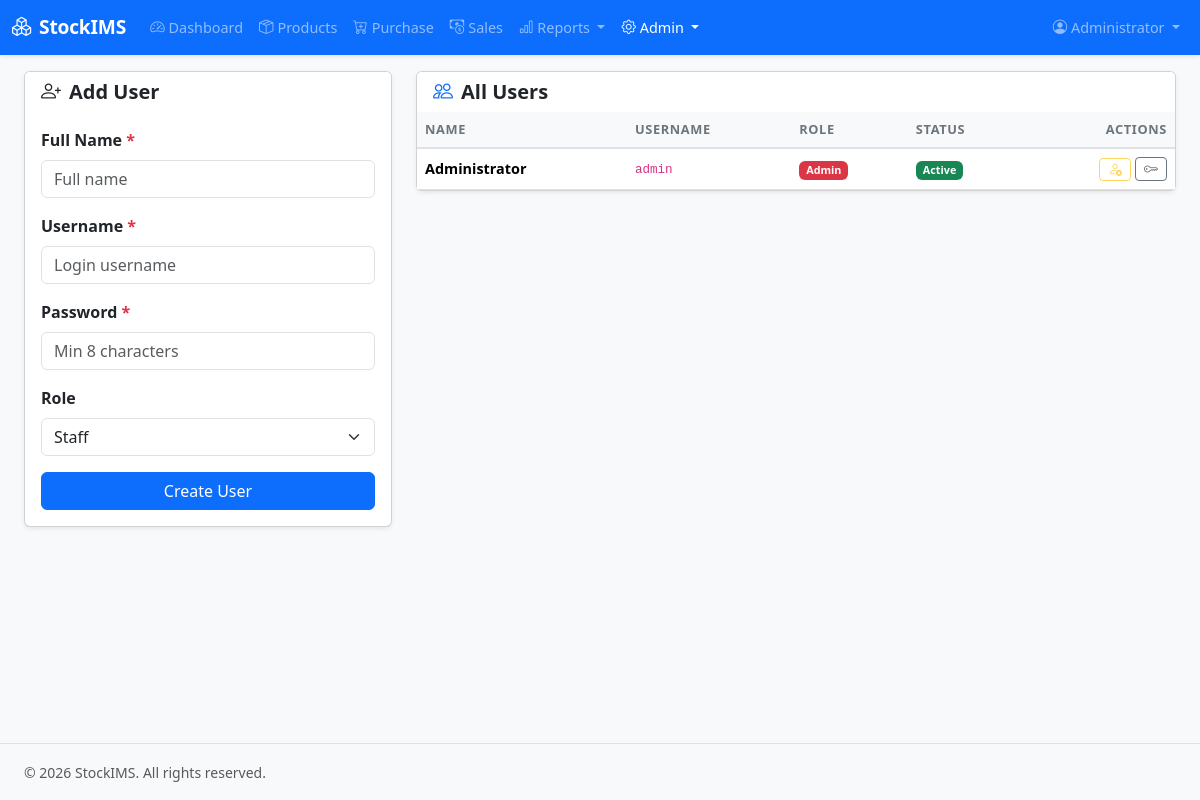
The page /pages/users.php (signed in) on the database its author committed.
### tables this page shows
CREATE TABLE IF NOT EXISTS `users` (
  `id`         INT UNSIGNED    NOT NULL AUTO_INCREMENT,
  `name`       VARCHAR(100)    NOT NULL,
  `username`   VARCHAR(60)     NOT NULL UNIQUE,
  `password`   VARCHAR(255)    NOT NULL,
  `role`       ENUM('admin','staff') NOT NULL DEFAULT 'staff',
  `is_active`  TINYINT(1)      NOT NULL DEFAULT 1,
  `created_at` TIMESTAMP       NOT NULL DEFAULT CURRENT_TIMESTAMP,
  `updated_at` TIMESTAMP       NOT NULL DEFAULT CURRENT_TIMESTAMP ON UPDATE CURRENT_TIMESTAMP,
  PRIMARY KEY (`id`)
);

### includes/auth.php (called while the page is built, shortened)
<?php
function current_user(): ?array {
    return $_SESSION['user'] ?? null;
}
function is_admin(): bool {
    return ($_SESSION['user']['role'] ?? '') === 'admin';
}
function h(string $value): string {
    return htmlspecialchars($value, ENT_QUOTES, 'UTF-8');
}

### includes/db.php (called while the page is built, shortened)
<?php
require_once __DIR__ . '/auth.php';
function get_db(): mysqli {
    static $conn = null;
    if ($conn !== null) return $conn;
    $conn = new mysqli(DB_HOST, DB_USER, DB_PASS, DB_NAME, (int)DB_PORT);
    $conn->set_charset('utf8mb4');
    return $conn;
}
function db_query(string $sql, string $types = '', array $params = []): mysqli_result|bool {
    $conn = get_db();
    if (empty($params)) {
        return $conn->query($sql);
    }
    $stmt = $conn->prepare($sql);
    $stmt->bind_param($types, ...$params);
    $stmt->execute();
    $result = $stmt->get_result();
    return $result ?: true;
}
function db_fetch_all(string $sql, string $types = '', array $params = []): array {
    $result = db_query($sql, $types, $params);
    $rows = [];
    while ($row = $result->fetch_assoc()) {
        $rows[] = $row;
    }
    return $rows;
}

### pages/users.php (the view, shortened to what this page needs)
<?php
require_once __DIR__ . '/../includes/db.php';
$users = db_fetch_all("SELECT id, name, username, role, is_active, created_at FROM users ORDER BY created_at DESC");
require_once __DIR__ . '/../includes/header.php';
?>
<div class="row g-4">
  <div class="col-lg-4">
    <div class="card shadow-sm">
      <div class="card-header bg-white border-0"><h5 class="fw-bold mb-0"><i class="bi bi-person-plus me-2"></i>Add User</h5></div>
      <div class="card-body">
        <form method="post">
          <div class="mb-3">
            <label class="form-label fw-semibold">Full Name <span class="text-danger">*</span></label>
            <input type="text" name="name" class="form-control" required placeholder="Full name">
          </div>
          <div class="mb-3">
            <label class="form-label fw-semibold">Username <span class="text-danger">*</span></label>
            <input type="text" name="username" class="form-control" required placeholder="Login username">
          </div>
          <div class="mb-3">
            <label class="form-label fw-semibold">Password <span class="text-danger">*</span></label>
            <input type="password" name="password" class="form-control" required minlength="8" placeholder="Min 8 characters">
          </div>
          <div class="mb-3">
            <label class="form-label fw-semibold">Role</label>
            <select name="role" class="form-select">
              <option value="staff">Staff</option>
            </select>
          </div>
          <button type="submit" class="btn btn-primary w-100">Create User</button>
        </form>
      </div>
    </div>
  </div>
  <div class="col-lg-8">
    <div class="card shadow-sm">
      <div class="card-header bg-white border-0"><h5 class="fw-bold mb-0"><i class="bi bi-people me-2 text-primary"></i>All Users</h5></div>
      <div class="card-body p-0">
        <table class="table table-hover mb-0">
          <thead class="table-light">
            <tr><th>Name</th><th>Username</th><th>Role</th><th>Status</th><th class="text-end">Actions</th></tr>
          </thead>
          <tbody>
            <?php foreach ($users as $u): ?>
            <tr>
              <td class="fw-semibold small"><?= htmlspecialchars($u['name']) ?></td>
              <td class="small"><code><?= htmlspecialchars($u['username']) ?></code></td>
              <td><span class="badge bg-<?= $u['role'] === 'admin' ? 'danger' : 'secondary' ?>"><?= ucfirst($u['role']) ?></span></td>
              <td><span class="badge bg-<?= $u['is_active'] ? 'success' : 'secondary' ?>"><?= $u['is_active'] ? 'Active' : 'Inactive' ?></span></td>
              <td class="text-end">
                <div class="d-flex justify-content-end gap-1">
                  <form method="post" class="d-inline">
                    <button type="submit" class="btn btn-sm btn-outline-<?= $u['is_active'] ? 'warning' : 'success' ?> py-0 px-2"
                      <?= $u['id'] == ($_SESSION['user_id'] ?? 0) ? 'disabled' : '' ?>
                      title="<?= $u['is_active'] ? 'Deactivate' : 'Activate' ?>">
                      <i class="bi bi-<?= $u['is_active'] ? 'person-x' : 'person-check' ?>"></i>
                    </button>
                  </form>
                  <button class="btn btn-sm btn-outline-secondary py-0 px-2"
                    data-bs-toggle="modal" data-bs-target="#resetPwdModal"
                    data-id="<?= $u['id'] ?>" data-name="<?= htmlspecialchars($u['name'], ENT_QUOTES) ?>"
                    title="Reset Password"><i class="bi bi-key"></i></button>
                </div>
              </td>
            </tr>
            <?php endforeach; ?>
          </tbody>
        </table>
      </div>
    </div>
  </div>
</div>
<?php require_once __DIR__ . '/../includes/footer.php'; ?>

### includes/header.php (shortened to what this page needs)
<?php
require_once __DIR__ . '/auth.php';
$user = current_user();
function nav_active(string $page): string {
    $current = basename($_SERVER['PHP_SELF'], '.php');
    return $current === $page ? 'active' : '';
}
?>
<!DOCTYPE html>
<html lang="en" data-bs-theme="light">
<head>
    <link href="https://cdn.jsdelivr.net/npm/bootstrap@5.3.3/dist/css/bootstrap.min.css" rel="stylesheet">
    <link href="https://cdn.jsdelivr.net/npm/bootstrap-icons@1.11.3/font/bootstrap-icons.min.css" rel="stylesheet">
    <link href="/assets/css/app.css" rel="stylesheet">
</head>
<body>
<nav class="navbar navbar-expand-lg navbar-dark bg-primary sticky-top shadow-sm">
  <div class="container-fluid">
    <a class="navbar-brand fw-bold" href="/dashboard.php">
      <i class="bi bi-boxes me-2"></i><?= APP_NAME ?>
    </a>
    <div class="collapse navbar-collapse" id="navMain">
      <ul class="navbar-nav me-auto mb-2 mb-lg-0">
        <li class="nav-item">
          <a class="nav-link <?= nav_active('dashboard') ?>" href="/dashboard.php">
            <i class="bi bi-speedometer2 me-1"></i>Dashboard
          </a>
        </li>
        <li class="nav-item">
          <a class="nav-link <?= nav_active('products') ?>" href="/pages/products.php">
            <i class="bi bi-box-seam me-1"></i>Products
          </a>
        </li>
        <li class="nav-item">
          <a class="nav-link <?= nav_active('purchase') ?>" href="/pages/purchase.php">
            <i class="bi bi-cart-plus me-1"></i>Purchase
          </a>
        </li>
        <li class="nav-item">
          <a class="nav-link <?= nav_active('sales') ?>" href="/pages/sales.php">
            <i class="bi bi-cash-coin me-1"></i>Sales
          </a>
        </li>
        <li class="nav-item dropdown">
          <a class="nav-link dropdown-toggle <?= in_array(nav_active('sales_report') ?: nav_active('purchase_report'), ['active']) ? 'active' : '' ?>" href="#" data-bs-toggle="dropdown">
            <i class="bi bi-bar-chart me-1"></i>Reports
          </a>
        </li>
        <?php if (is_admin()): ?>
        <li class="nav-item dropdown">
          <a class="nav-link dropdown-toggle <?= nav_active('users') === 'active' || nav_active('categories') === 'active' || nav_active('suppliers') === 'active' ? 'active' : '' ?>" href="#" data-bs-toggle="dropdown">
            <i class="bi bi-gear me-1"></i>Admin
          </a>
        </li>
        <?php endif; ?>
      </ul>
      <ul class="navbar-nav ms-auto">
        <?php
        require_once __DIR__ . '/db.php';
        ?>
        <li class="nav-item dropdown">
          <a class="nav-link dropdown-toggle" href="#" data-bs-toggle="dropdown">
            <i class="bi bi-person-circle me-1"></i><?= h($user['name'] ?? 'User') ?>
          </a>
        </li>
      </ul>
    </div>
  </div>
</nav>
<div class="container-fluid py-3 px-4">

### assets/css/app.css (style rules this page uses)
body { min-height: 100vh; display: flex; flex-direction: column; background-color: #f8f9fa; font-family: 'Segoe UI', system-ui, -apple-system, sans-serif; }
.container-fluid { flex: 1; }
.table th { font-weight: 600; font-size: 0.8rem; text-transform: uppercase; letter-spacing: 0.05em; color: #6c757d; border-bottom: 2px solid #dee2e6; white-space: nowrap; }
.table td { vertical-align: middle; font-size: 0.9rem; }
.navbar-brand { font-size: 1.2rem; letter-spacing: -0.01em; }
.nav-link { font-size: 0.9rem; }

### rows shown on the page
users: name "Administrator", username "admin", role "Admin", is_active "Active"

### other values the page prints
APP_NAME "StockIMS"
